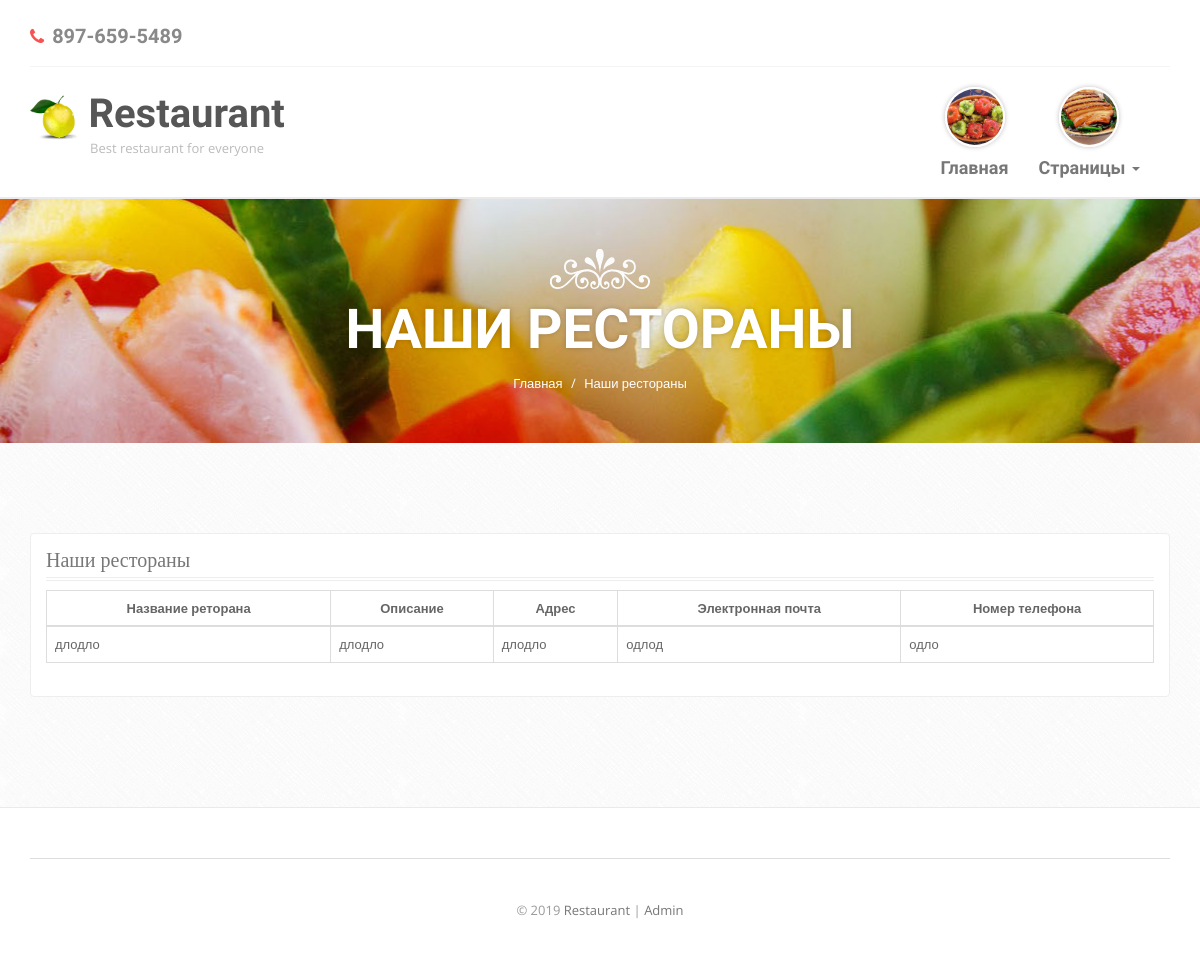
/restorans.php, run on an earlier commit of the app's database.
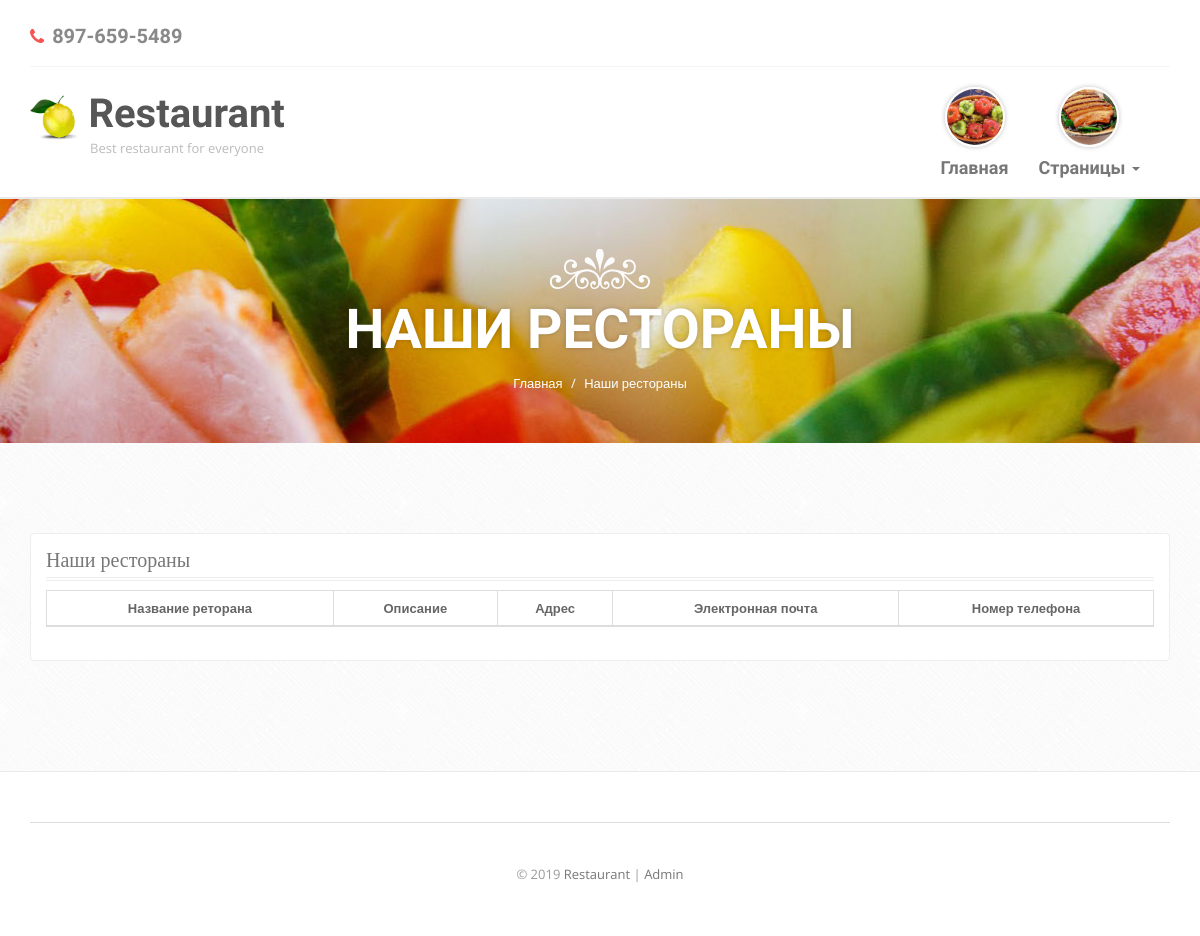
And on a later commit of the database.
### tables this page shows
CREATE TABLE IF NOT EXISTS `restorans`
(
    `id_restoran`           INT(11)      NOT NULL AUTO_INCREMENT,
    `number_phone_restoran` VARCHAR(10)  NOT NULL,
    `email`                 CHAR(100)    NOT NULL,
    `address`               VARCHAR(100) NOT NULL,
    `description`           TEXT         NULL DEFAULT NULL,
    `resto_title`           VARCHAR(145) NOT NULL,
    PRIMARY KEY (`id_restoran`)
);

### Dbsettings.php (called while the page is built)
<?php
$host     = '127.0.0.1';
$user     = 'root';
$password = '';
$db_name  = 'restaurant';

### DB.php (called while the page is built, shortened)
<?php
class DB
{
    protected $connetion;
    public function __construct($host, $user, $password, $db_name)
    {
        $this->connetion = new mysqli($host, $user, $password, $db_name);
    }
    public function query($sql)
    {
        $result = $this->connetion->query($sql);
        if (is_bool($result)) {
            return $result;
        }
        $data = array();
        while ($row = mysqli_fetch_assoc($result)) {
            $data[] = $row;
        }
        return $data;
    }
}

### public/restorans.php (the view, shortened to what this page needs)
<?php
$title = "Наши рестораны";
require_once('../Dbsettings.php');
require_once('../DB.php');
include_once('header.php');
?>
    <div class="banner padd">
        <div class="container">
            <img class="img-responsive" src="img/crown-white.png" alt=""/>
            <h2 class="white"><?= $title ?></h2>
            <ol class="breadcrumb">
                <li><a href="index.php">Главная</a></li>
                <li class="active"><?= $title ?></li>
            </ol>
        </div>
    </div>
    <div class="inner-page padd">
        <div class="contactus">
            <div class="container">
                <div class="row">
                    <div class="col-md-12">
                        <div class="register-form">
                            <h3><?= $title ?></h3>
                            <table class="table table-bordered table-hover">
                                <thead>
                                <tr>
                                    <th scope="col" class="text-center">Название реторана</th>
                                    <th scope="col" class="text-center">Описание</th>
                                    <th scope="col" class="text-center">Адрес</th>
                                    <th scope="col" class="text-center">Электронная почта</th>
                                    <th scope="col" class="text-center">Номер телефона</th>
                                </tr>
                                </thead>
                                <tbody>
                                <?php
                                try {
                                $db = new DB($host, $user, $password, $db_name);
                                $restorans = $db->query("SELECT * FROM restorans");
                                foreach ($restorans as $restoran) {
                                    ?>
                                    <tr>
                                        <td><?php echo $restoran["resto_title"]; ?></td>
                                        <td><?php echo $restoran["description"]; ?></td>
                                        <td><?php echo $restoran["address"]; ?></td>
                                        <td><?php echo $restoran["email"]; ?></td>
                                        <td><?php echo $restoran["number_phone_restoran"]; ?></td>
                                    </tr>
                                <?php }
                                ?>
                                </tbody>
                            </table>
                            <?php
                            } catch
                            (Exception $e) {
                                echo $e->getMessage() . ':(';
                            }
                            ?>
                        </div>
                    </div>
                </div>
            </div>
        </div>
    </div>
<?php include_once('footer.php'); ?>

What changed in the data, as far as the page shows it:
removed restorans: resto_title "длодло", description "длодло", address "длодло", email "одлод", number_phone_restoran "одло"
